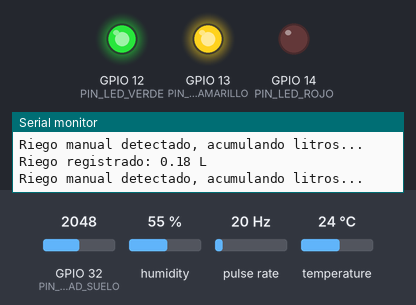
This sketch was run on a simulated ESP32. On the bench: output pins drawn as LEDs (lit = HIGH), the last lines printed to the serial monitor. Wiring (inferred from the names in the program): pulse sensor: data GPIO 23. The test bench sets the inputs (shaded band); at power-on: pulse rate 20 Hz, GPIO 32 (PIN_HUMEDAD_SUELO) = 2048, humidity 55 %, temperature 24 °C. The local clock reads 2024-03-15 10:24:30 at power-on unless the sketch sets it; storage starts empty.

Above: at 5.4 s.
5.5 s: pulse rate (sensor on GPIO 23) set to 4 Hz
At 8.13 s:
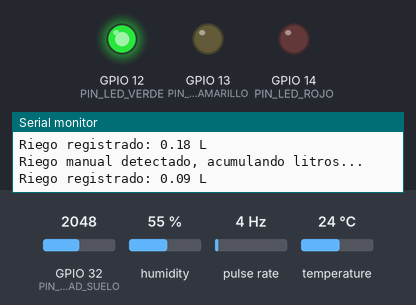
13.7 s: pulse rate (sensor on GPIO 23) set to 50 Hz
At 24.7 s:
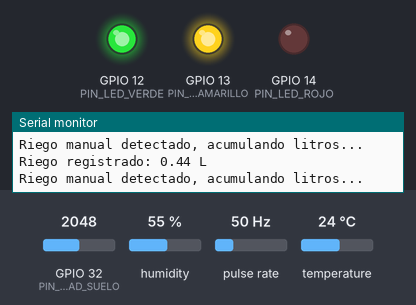
Timing chart, 0 to 26.2 s (numbered marks = the images above; inputs shaded):
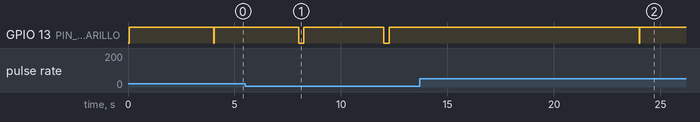

The sketch:

riego_esp32.ino
```cpp
#include <Arduino.h>
#include <DHT.h>
#include <SD.h>
#include <SPI.h>
#include <time.h>

// ===== PINES (Fase 1 - Tabla 3.1 "FASE 1" del Anexo E / Manual Tecnico) =====
#define PIN_HUMEDAD_SUELO 32
#define PIN_DHT22         4
#define PIN_CAUDALIMETRO  23
#define PIN_LED_VERDE     12
#define PIN_LED_AMARILLO  13
#define PIN_LED_ROJO      14
#define PIN_SD_CS         5
#define PIN_SD_CLK        18
#define PIN_SD_MISO       19
#define PIN_SD_MOSI       26  // reasignado: el MOSI por defecto del ESP32 es GPIO23, que ya usa el caudalimetro

// ===== CONFIGURACION =====
#define TIPO_DHT DHT22
#define PULSOS_POR_LITRO 450          // valor nominal YF-S201; recalibrar segun Anexo E punto 9
#define INTERVALO_SIN_RIEGO_MS  3600000UL  // 1 hora sin riego -> registrar fila con 0 litros (RF3 / Fig. E.5)
#define TIMEOUT_FIN_RIEGO_MS    5000UL     // sin pulsos nuevos durante este tiempo = el riego termino
#define INTERVALO_LECTURA_MS    2000UL     // el DHT22 exige minimo 2 s entre lecturas

// Fecha y hora del trasplante (dia en que se enciende el sistema por primera vez).
// Actualizar este valor antes de cargar el firmware y despues de cualquier corte de energia
// (el ESP32 no tiene RTC con bateria; el reloj interno se reconfigura por software, Anexo E punto 6).
#define FECHA_TRASPLANTE "2026 10 12 08 00 00"  // "AAAA MM DD HH MM SS"

DHT dht(PIN_DHT22, TIPO_DHT);

// ===== VARIABLES GLOBALES =====
volatile uint32_t contadorPulsos = 0;
volatile unsigned long ultimoPulsoMs = 0;

int diasDesdeTrasplante = 1;
unsigned long ultimoDiaMs = 0;
unsigned long ultimaLecturaMs = 0;
unsigned long ultimoRegistroMs = 0;

float humedadSuelo = 0, temperatura = 0, humedadAmbiental = 0;
float humedadSueloPreRiego = 0, temperaturaPreRiego = 0, humedadAmbientalPreRiego = 0;
bool regando = false;

// ===== INTERRUPCION CAUDALIMETRO =====
void IRAM_ATTR contarPulso() {
  contadorPulsos++;
  ultimoPulsoMs = millis();
}

// Configura el reloj interno del ESP32 a partir de FECHA_TRASPLANTE (sin modulo RTC externo)
void configurarRelojInterno() {
  struct tm tmTrasplante = {0};
  int anio, mes, dia, hora, minuto, segundo;
  sscanf(FECHA_TRASPLANTE, "%d %d %d %d %d %d", &anio, &mes, &dia, &hora, &minuto, &segundo);
  tmTrasplante.tm_year = anio - 1900;
  tmTrasplante.tm_mon  = mes - 1;
  tmTrasplante.tm_mday = dia;
  tmTrasplante.tm_hour = hora;
  tmTrasplante.tm_min  = minuto;
  tmTrasplante.tm_sec  = segundo;

  time_t epoch = mktime(&tmTrasplante);
  struct timeval tv = { epoch, 0 };
  settimeofday(&tv, NULL);
}

String obtenerTimestamp() {
  time_t ahora;
  struct tm infoTiempo;
  time(&ahora);
  localtime_r(&ahora, &infoTiempo);
  char buffer[20];
  strftime(buffer, sizeof(buffer), "%Y-%m-%d %H:%M:%S", &infoTiempo);
  return String(buffer);
}

// Fallo irrecuperable (p. ej. MicroSD no detectada): detiene el programa, como exige la Fig. E.5
void indicarFalloYDetener(const char* mensaje) {
  digitalWrite(PIN_LED_VERDE, LOW);
  digitalWrite(PIN_LED_ROJO, HIGH);
  Serial.println(mensaje);
  while (true) {
    delay(1000); // requiere intervencion manual
  }
}

// Escribe una fila en datos.csv: timestamp, 3 lecturas, dias, litros (esquema de la Fig. E.4)
void registrarFila(float hSuelo, float temp, float hAmb, float litros) {
  File archivo = SD.open("/datos.csv", FILE_APPEND);
  if (!archivo) {
    digitalWrite(PIN_LED_ROJO, HIGH);
    Serial.println("ERROR: no se pudo abrir datos.csv");
    return;
  }
  archivo.print(obtenerTimestamp());  archivo.print(",");
  archivo.print(hSuelo);              archivo.print(",");
  archivo.print(temp);                archivo.print(",");
  archivo.print(hAmb);                archivo.print(",");
  archivo.print(diasDesdeTrasplante); archivo.print(",");
  archivo.println(litros, 3);
  archivo.close();
}

// Lee humedad de suelo y DHT22. Si el DHT22 falla, conserva la ultima lectura valida
// en vez de interrumpir el ciclo (evita el bucle sin pausa de la version anterior).
void leerSensores() {
  humedadSuelo = analogRead(PIN_HUMEDAD_SUELO) * (100.0 / 4095.0);
  float t = dht.readTemperature();
  float h = dht.readHumidity();
  if (!isnan(t) && !isnan(h)) {
    temperatura = t;
    humedadAmbiental = h;
    digitalWrite(PIN_LED_ROJO, LOW);
  } else {
    digitalWrite(PIN_LED_ROJO, HIGH);
    Serial.println("AVISO: lectura de DHT22 invalida, se reutiliza la ultima lectura valida");
  }
}

void setup() {
  Serial.begin(115200);

  pinMode(PIN_LED_VERDE, OUTPUT);
  pinMode(PIN_LED_AMARILLO, OUTPUT);
  pinMode(PIN_LED_ROJO, OUTPUT);
  pinMode(PIN_CAUDALIMETRO, INPUT_PULLUP);

  configurarRelojInterno();
  dht.begin();
  attachInterrupt(digitalPinToInterrupt(PIN_CAUDALIMETRO), contarPulso, RISING);

  // Pines SPI remapeados: el MOSI por defecto (GPIO23) choca con el caudalimetro
  SPI.begin(PIN_SD_CLK, PIN_SD_MISO, PIN_SD_MOSI, PIN_SD_CS);
  if (!SD.begin(PIN_SD_CS)) {
    indicarFalloYDetener("ERROR: MicroSD no detectada");
  }

  if (!SD.exists("/datos.csv")) {
    File archivo = SD.open("/datos.csv", FILE_WRITE);
    if (archivo) {
      archivo.println("timestamp,humedad_suelo,temperatura_ambiental,humedad_ambiental,dias_desde_trasplante,litros_aplicados");
      archivo.close();
    }
  }

  ultimoDiaMs = millis();
  ultimoRegistroMs = millis();
  leerSensores();
  humedadSueloPreRiego = humedadSuelo;
  temperaturaPreRiego = temperatura;
  humedadAmbientalPreRiego = humedadAmbiental;

  digitalWrite(PIN_LED_VERDE, HIGH);
  Serial.println("Sistema iniciado correctamente - Fase 1 (recoleccion de datos)");
}

void loop() {
  unsigned long ahora = millis();

  // Contar dias desde el trasplante (resta con unsigned long: segura ante el desborde de millis() a ~49 dias)
  if (ahora - ultimoDiaMs >= 86400000UL) {
    diasDesdeTrasplante++;
    ultimoDiaMs = ahora;
  }

  // Lectura periodica de sensores (no bloqueante)
  if (ahora - ultimaLecturaMs >= INTERVALO_LECTURA_MS) {
    ultimaLecturaMs = ahora;
    leerSensores();
  }

  // Inicio de un riego: el caudalimetro empieza a generar pulsos
  if (!regando && contadorPulsos > 0) {
    regando = true;
    humedadSueloPreRiego = humedadSuelo;
    temperaturaPreRiego = temperatura;
    humedadAmbientalPreRiego = humedadAmbiental;
    digitalWrite(PIN_LED_AMARILLO, HIGH);
    Serial.println("Riego manual detectado, acumulando litros...");
  }

  // Fin de un riego: no llegan pulsos nuevos desde hace TIMEOUT_FIN_RIEGO_MS
  if (regando && (ahora - ultimoPulsoMs >= TIMEOUT_FIN_RIEGO_MS)) {
    noInterrupts();
    uint32_t pulsos = contadorPulsos;
    contadorPulsos = 0;
    interrupts();

    float litros = pulsos / (float)PULSOS_POR_LITRO;
    registrarFila(humedadSueloPreRiego, temperaturaPreRiego, humedadAmbientalPreRiego, litros);
    Serial.print("Riego registrado: "); Serial.print(litros); Serial.println(" L");

    digitalWrite(PIN_LED_AMARILLO, LOW);
    regando = false;
    ultimoRegistroMs = ahora;
  }

  // Sin riego durante una hora: registrar fila con litros = 0 (para que el modelo aprenda ambos casos)
  if (!regando && (ahora - ultimoRegistroMs >= INTERVALO_SIN_RIEGO_MS)) {
    registrarFila(humedadSuelo, temperatura, humedadAmbiental, 0.0);
    ultimoRegistroMs = ahora;
  }
}
```

Measured:
- after the input at 5.5 s, GPIO 13 (PIN_LED_AMARILLO): alternates HIGH for 3.8 s and LOW for 0.24 s, starting after 2.5 s
- after the input at 13.7 s, GPIO 13 (PIN_LED_AMARILLO): HIGH → LOW after 10.3 s, → HIGH 0.01 s later
